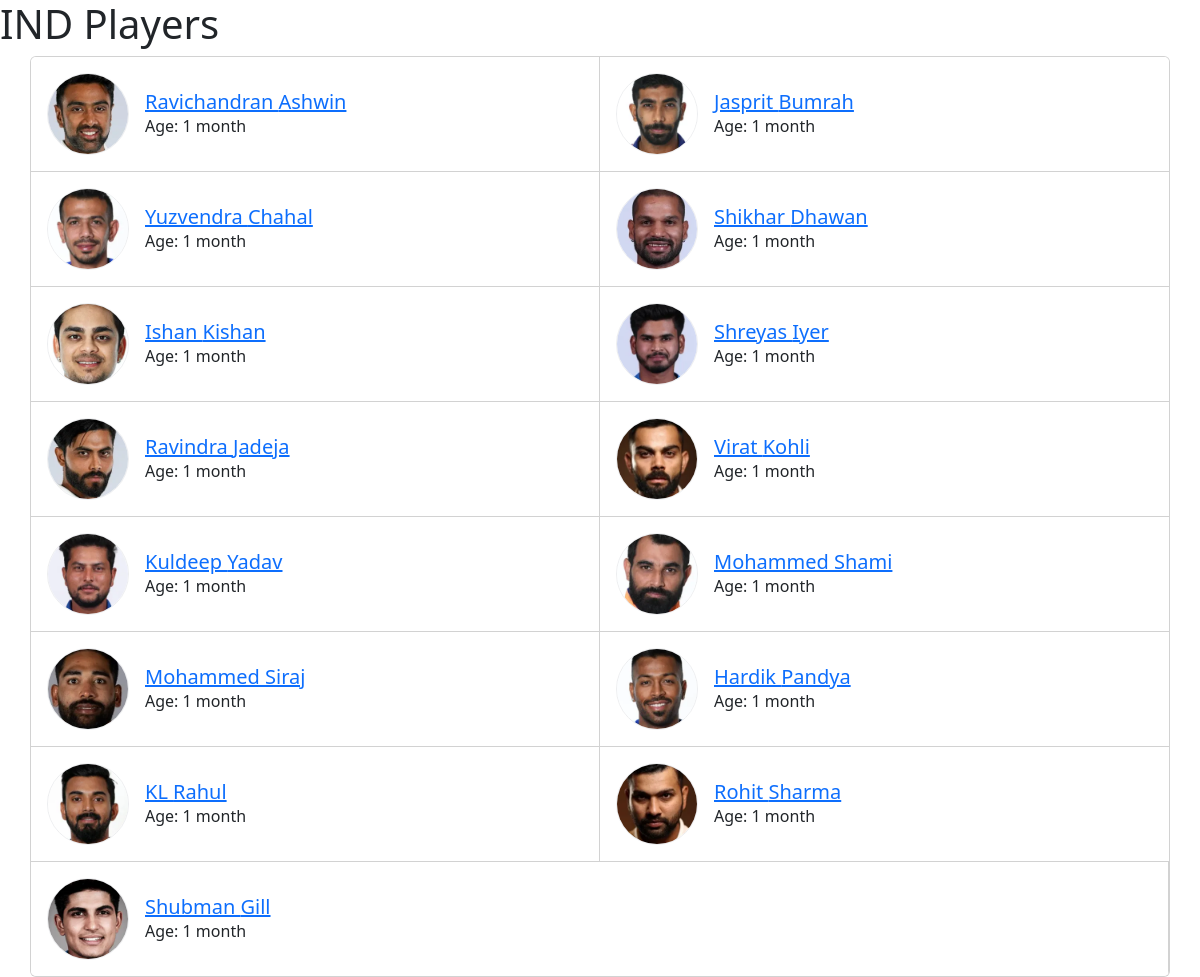
Screenshot of /cricket/teams/3/players/ with the database file from the repository.
### cricket/models.py (models this page shows, shortened)
class Player(models.Model):
    first_name = models.CharField(max_length=50)
    last_name = models.CharField(max_length=50)
    date_of_birth = models.DateField()
    country = models.CharField(max_length=50)
    batting_hand = models.CharField(max_length=20)
    bowling_style = models.CharField(max_length=50)
    player_image = models.ImageField(upload_to=player_image_path, null=True, blank=True)
    team = models.ForeignKey('Team', on_delete=models.CASCADE, related_name='players_of_team')

### cricket/views.py (the view)
# urls.py: path('teams/<int:team_id>/players/', views.players_page, name='players_page'),
def players_page(request, team_id):
    team = get_object_or_404(Team, pk=team_id)
    players = team.players_of_team.all()
    now = datetime.now()
    return render(request, 'team_players.html', {'team': team, 'players': players, 'now': now})

### cricket/templates/team_players.html (shortened to what this page needs)
{% load static %}
<!DOCTYPE html>
<html>
<head>
    <link href="https://cdn.jsdelivr.net/npm/bootstrap@5.3.2/dist/css/bootstrap.min.css" rel="stylesheet">
    <link rel="stylesheet" type="text/css" href="{% static 'cricket/css/override.css' %}">
</head>
<body>
    <h1>{{ team.name }} Players</h1>
    <div class="container">
        <div class="row">
            <div class="card-group card p-0 overflow-hidden">
                {% for player in players %}
                    <div class="card js-card">
                        <div class="card-body d-flex align-items-center">
                            <div class="player-image rounded-circle border overflow-hidden"><img src = "{{player.player_image.url}}" class="card-img-top" alt="{{ player.first_name }} {{ player.last_name }}"></div>
                            <div class="player-info ms-3">
                                <h5 class="card-title mb-0"><a href="{% url 'player_detail' player.id %}">{{ player.first_name }} {{ player.last_name }}</a></h5>
                                <p class="card-text">Age: {{ player.date_of_birth|timesince:now }}</p>
                            </div>
                        </div>
                    </div>
                {% endfor %}
            </div>
        </div>
    </div>
</body>
</html>

### cricket/static/cricket/css/override.css (style rules this page uses)
:root, [data-bs-theme=light] { --bs-border-color: #edeef0 !important; --bs-danger-rgb: 228,66,66 !important; --bs-light-rgb: 227,227,227 !important }

### cricket/templates/team_players.html (style rules this page uses)
.card.js-card { flex: 1 0 50%; }
.player-image img { width: 80px; height: 80px; object-fit: cover; }
.card.js-card { border-bottom: unset;border-radius: unset; }
.card.js-card:nth-child(odd) { border-left: unset; }
.card.js-card:nth-child(even) { border-right: unset; }
.card.js-card:nth-child(1), .card.js-card:nth-child(2) { border-top: unset; }

### rows the page displays
Player: player_image (picture), first_name "Ravichandran", last_name "Ashwin", date_of_birth "1 month"
Player: player_image (picture), first_name "Jasprit", last_name "Bumrah", date_of_birth "1 month"
Player: player_image (picture), first_name "Yuzvendra", last_name "Chahal", date_of_birth "1 month"
Player: player_image (picture), first_name "Shikhar", last_name "Dhawan", date_of_birth "1 month"
Player: player_image (picture), first_name "Ishan", last_name "Kishan", date_of_birth "1 month"
Player: player_image (picture), first_name "Shreyas", last_name "Iyer", date_of_birth "1 month"
Player: player_image (picture), first_name "Ravindra", last_name "Jadeja", date_of_birth "1 month"
Player: player_image (picture), first_name "Virat", last_name "Kohli", date_of_birth "1 month"
Player: player_image (picture), first_name "Kuldeep", last_name "Yadav", date_of_birth "1 month"
Player: player_image (picture), first_name "Mohammed", last_name "Shami", date_of_birth "1 month"
Player: player_image (picture), first_name "Mohammed", last_name "Siraj", date_of_birth "1 month"
Player: player_image (picture), first_name "Hardik", last_name "Pandya", date_of_birth "1 month"
Player: player_image (picture), first_name "KL", last_name "Rahul", date_of_birth "1 month"
Player: player_image (picture), first_name "Rohit", last_name "Sharma", date_of_birth "1 month"
Player: player_image (picture), first_name "Shubman", last_name "Gill", date_of_birth "1 month"
